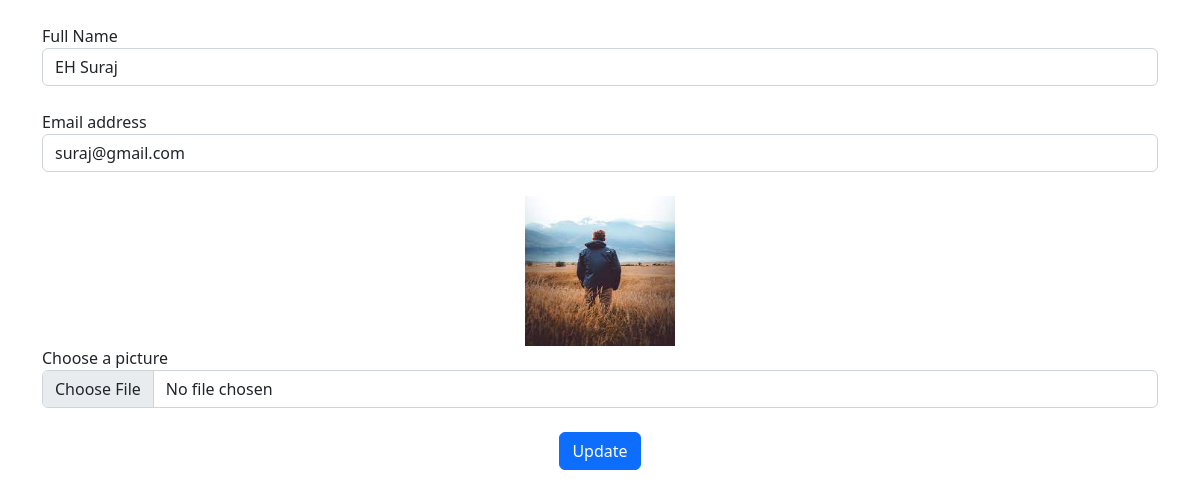
/update/84/, run on the app's committed database.
### app/models.py (models this page shows, shortened)
class Update(models.Model):
    name = models.CharField(max_length=20)
    email = models.EmailField(max_length=30)
    image = models.ImageField(upload_to='static/image', null=True)

### app/views.py (the view, shortened to what this page needs)
# urls.py: path('update/<id>/', views.update, name='update'),
def update(r, id):
    prof = Update.objects.get(id=id)
    return render(r, 'update.html', locals())

### templates/update.html (shortened to what this page needs)
<!DOCTYPE html>
<html lang="en">
<head>
    <link rel="stylesheet" href="https://cdn.jsdelivr.net/npm/bootstrap@5.2.3/dist/css/bootstrap.min.css"
>
</head>
<body>
    <div class="container">
        <form method="POST" enctype="multipart/form-data">
            <br>
            <div class="form-group">
                <label for="name">Full Name</label>
                <input type="text" class="form-control" id="name"
                       placeholder="name" name="name" value="{{prof.name}}">
            </div>
            <br>
            <div class="form-group">
                <label for="email">Email address</label>
                <input type="email" class="form-control" id="email"
                       placeholder="email" name="email" value="{{prof.email}}">
            </div>
            <br>
            <img src="{{prof.image.url}}" alt="" height="150" width="150"
                 style="display: block; margin-left: auto; margin-right: auto;">
            <div class="form-group">
                <label for="file">Choose a picture</label>
                <input type="file" class="form-control" id="file" name="image">
            </div>
            <br>
            <div class="form-group" style="text-align: center">
                <button type="submit" class="btn btn-primary">Update</button>
            </div>
        </form>
    </div>
</body>
</html>

### data on the page
Update: name "EH Suraj", email "suraj@gmail.com", image (picture)
